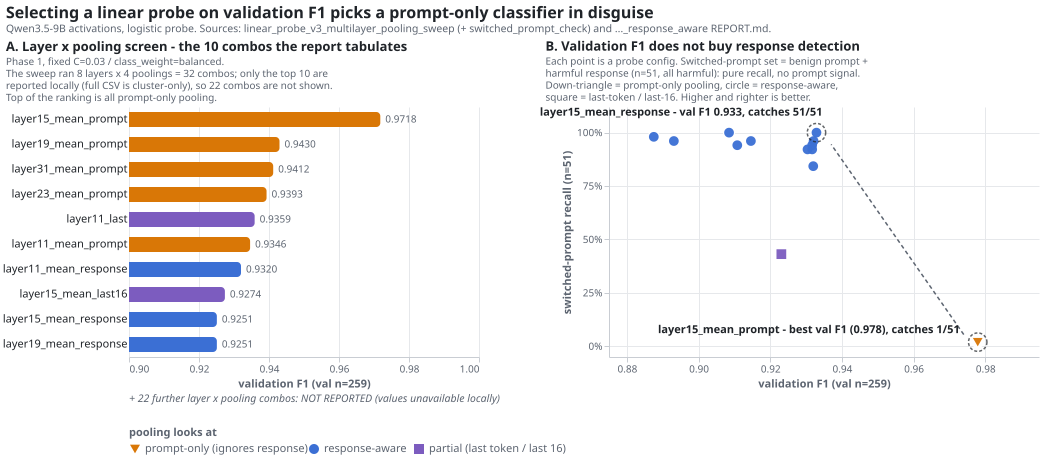

Recreate this plot in Python.
#!/usr/bin/env python
"""Appendix chart 2 -- "validation F1 silently selected a prompt-only probe".

Panel A: val F1 for the layer x pooling combos that are ACTUALLY REPORTED.
         The full 8x4 = 32-combo sweep CSV lives on the cluster only; the local
         REPORT.md tabulates just the top 10. The missing 22 combos are shown as
         an explicit "not reported locally" note -- no values are invented.
Panel B: val F1 (x) vs switched-prompt recall (y). The punchline: the val-F1
         winner (layer15_mean_prompt) catches 1/51 benign-prompt+harmful-response
         rows; the response-aware pick (layer15_mean_response) catches 51/51.

Sources (all read verbatim, nothing extrapolated):
  scripts/model/results/linear_probe_v3_multilayer_pooling_sweep/REPORT.md
  scripts/model/results/linear_probe_v3_multilayer_pooling_sweep/switched_prompt_check/REPORT.md
  scripts/model/results/linear_probe_v3_multilayer_pooling_sweep_response_aware/REPORT.md

Run:  /home/novaktj/aegis_env/bin/python chart2_layer_pooling_selection.py
"""

import os

import altair as alt
import pandas as pd
import vl_convert as vlc

OUT = os.path.join(os.path.dirname(os.path.abspath(__file__)),
                   "chart2_layer_pooling_selection.svg")

C_PROMPT = "#D97706"    # prompt-only pooling (ignores the response)
C_RESPONSE = "#3B6FD4"  # response-aware pooling
C_OTHER = "#7C5CBF"     # last / mean_last16 (partial response coverage)
INK = "#1F2328"
MUTED = "#5C6470"

# ---------------------------------------------------------------- Panel A data
# Phase 1, fixed config C=0.03 cw=balanced. Top 10 of 32 combos -- the only rows
# tabulated in the local report.
PHASE1 = [
    # layer, pooling, val_f1
    (15, "mean_prompt",   0.9718),
    (19, "mean_prompt",   0.9430),
    (31, "mean_prompt",   0.9412),
    (23, "mean_prompt",   0.9393),
    (11, "last",          0.9359),
    (11, "mean_prompt",   0.9346),
    (11, "mean_response", 0.9320),
    (15, "mean_last16",   0.9274),
    (15, "mean_response", 0.9251),
    (19, "mean_response", 0.9251),
]

FAMILY = {
    "mean_prompt": "prompt-only (ignores response)",
    "mean_response": "response-aware",
    "last": "partial (last token / last 16)",
    "mean_last16": "partial (last token / last 16)",
}
FAM_ORDER = ["prompt-only (ignores response)", "response-aware",
             "partial (last token / last 16)"]
FAM_RANGE = [C_PROMPT, C_RESPONSE, C_OTHER]
# explicit descending-F1 order (layered charts ignore sort="-x")
SORT_A = [f"layer{l}_{p}" for l, p, _f in PHASE1]

dfA = pd.DataFrame(
    [{"layer": l, "pooling": p, "val_f1": f,
      "family": FAMILY[p], "label": f"layer{l}_{p}"} for l, p, f in PHASE1]
)

# ---------------------------------------------------------------- Panel B data
# (a) response-aware sweep top-10: val_f1 AND switched_recall for each config.
RESP_AWARE = [
    ("layer15_mean_response__C0.003_cw_harmful_x2", 15, 0.9329, 1.0000),
    ("layer27_mean_response__C0.003_cw_harmful_x2", 27, 0.9085, 1.0000),
    ("layer19_mean_response__C0.003_cw_harmful_x2", 19, 0.9321, 0.9608),
    ("layer23_mean_response__C0.003_cw_harmful_x2", 23, 0.9146, 0.9608),
    ("layer15_mean_response__C0.01_cw_harmful_x2",  15, 0.9317, 0.9412),
    ("layer31_mean_response__C0.003_cw_harmful_x2", 31, 0.8875, 0.9804),
    ("layer31_mean_response__C0.01_cw_harmful_x2",  31, 0.8931, 0.9608),
    ("layer19_mean_response__C0.01_cw_harmful_x2",  19, 0.9317, 0.9216),
    ("layer15_mean_response__C0.003_cw_none",       15, 0.9304, 0.9216),
    ("layer27_mean_response__C0.01_cw_harmful_x2",  27, 0.9108, 0.9412),
]

rowsB = [{"config": c, "val_f1": f, "switched_recall": r,
          "family": "response-aware", "hits": f"{round(r * 51)}/51",
          "note": ""} for c, _l, f, r in RESP_AWARE]

# (b) the three probes from the switched-prompt stress test. val F1 for
#     layer15_mean_prompt is its phase-2 winning config (0.9779); layer27_last is
#     the attempt-2 locked probe (0.9231). layer11_mean_response's switched recall
#     (0.8431) comes from that same file -- its val F1 under the fixed phase-1
#     config is 0.9320.
rowsB += [
    {"config": "layer15_mean_prompt  (val-F1 winner)", "val_f1": 0.9779,
     "switched_recall": 0.0196, "family": "prompt-only (ignores response)",
     "hits": "1/51", "note": "picked by val F1"},
    {"config": "layer27_last  (v2 locked probe)", "val_f1": 0.9231,
     "switched_recall": 0.4314, "family": "partial (last token / last 16)",
     "hits": "22/51", "note": ""},
    {"config": "layer11_mean_response  (stress-test run)", "val_f1": 0.9320,
     "switched_recall": 0.8431, "family": "response-aware", "hits": "43/51",
     "note": ""},
]
dfB = pd.DataFrame(rowsB)

ANNOT = pd.DataFrame([
    {"val_f1": 0.9779, "switched_recall": 0.0196,
     "text": "layer15_mean_prompt - best val F1 (0.978), catches 1/51",
     "dx": -18, "dy": -12, "align": "right"},
    {"val_f1": 0.9329, "switched_recall": 1.0000,
     "text": "layer15_mean_response - val F1 0.933, catches 51/51",
     "dx": 6, "dy": -20, "align": "right"},
])
HILITE = ANNOT[["val_f1", "switched_recall"]]

# ---------------------------------------------------------------------- Panel A
baseA = alt.Chart(dfA)
barsA = baseA.mark_bar(cornerRadiusEnd=4, height=15).encode(
    x=alt.X("val_f1:Q",
            scale=alt.Scale(domain=[0.90, 1.0], clamp=True),
            axis=alt.Axis(title="validation F1 (val n=259)", format=".2f",
                          grid=True, gridColor="#E6E8EB", tickCount=6)),
    y=alt.Y("label:N", sort=SORT_A, title=None,
            axis=alt.Axis(labelFontSize=11, labelColor=INK, domain=False,
                          ticks=False)),
    color=alt.Color("family:N",
                    scale=alt.Scale(domain=FAM_ORDER, range=FAM_RANGE),
                    legend=alt.Legend(title="pooling looks at",
                                      orient="bottom", direction="horizontal",
                                      columns=3, labelFontSize=11,
                                      titleFontSize=11, symbolType="square")),
)
labA = baseA.mark_text(align="left", dx=5, fontSize=10, color=MUTED).encode(
    x=alt.X("val_f1:Q", scale=alt.Scale(domain=[0.90, 1.0], clamp=True)),
    y=alt.Y("label:N", sort=SORT_A),
    text=alt.Text("val_f1:Q", format=".4f"),
)
panelA = (barsA + labA).properties(
    width=350, height=250,
    title=alt.TitleParams(
        "A. Layer x pooling screen - the 10 combos the report tabulates",
        subtitle=["Phase 1, fixed C=0.03 / class_weight=balanced.",
                  "The sweep ran 8 layers x 4 poolings = 32 combos; only the top 10 are",
                  "reported locally (full CSV is cluster-only), so 22 combos are not shown.",
                  "Top of the ranking is all prompt-only pooling."],
        anchor="start", fontSize=13, subtitleFontSize=10, subtitleColor=MUTED),
)

# Explicit marker for the 22 combos whose values are not available on this machine.
missing = alt.Chart(pd.DataFrame([{"t": ""}])).mark_text(
    align="left", x=0, y=8, fontSize=10.5, fontStyle="italic", color=MUTED,
    text="+ 22 further layer x pooling combos: NOT REPORTED (values unavailable locally)",
).properties(width=350, height=18)
panelA = alt.vconcat(panelA, missing, spacing=2)

# ---------------------------------------------------------------------- Panel B
baseB = alt.Chart(dfB)
xB = alt.X("val_f1:Q", scale=alt.Scale(domain=[0.875, 0.995]),
           axis=alt.Axis(title="validation F1 (val n=259)", format=".2f",
                         grid=True, gridColor="#E6E8EB", tickCount=5))
yB = alt.Y("switched_recall:Q", scale=alt.Scale(domain=[-0.05, 1.12]),
           axis=alt.Axis(title="switched-prompt recall (n=51)", format=".0%",
                         grid=True, gridColor="#E6E8EB", values=[0, .25, .5, .75, 1]))

ring = baseB.mark_point(filled=True, size=150, opacity=1,
                        color="#FFFFFF").encode(x=xB, y=yB)
dots = baseB.mark_point(filled=True, size=95, opacity=0.95).encode(
    x=xB, y=yB,
    color=alt.Color("family:N",
                    scale=alt.Scale(domain=FAM_ORDER, range=FAM_RANGE),
                    legend=None),
    shape=alt.Shape("family:N", scale=alt.Scale(
        domain=FAM_ORDER, range=["triangle-down", "circle", "square"]),
        legend=None),
    tooltip=["config:N", "val_f1:Q", "switched_recall:Q", "hits:N"],
)
hl = alt.Chart(HILITE).mark_point(size=340, shape="circle", filled=False,
                                  stroke=INK, strokeWidth=1.5,
                                  strokeDash=[3, 2]).encode(x=xB, y=yB)
ann = alt.layer(*[
    alt.Chart(ANNOT.iloc[[i]]).mark_text(
        fontSize=11, fontWeight="bold", color=INK,
        dx=int(ANNOT.iloc[i]["dx"]), dy=int(ANNOT.iloc[i]["dy"]),
        align=ANNOT.iloc[i]["align"],
    ).encode(x=xB, y=yB, text="text:N")
    for i in range(len(ANNOT))
])
arrow = alt.Chart(pd.DataFrame([{"x": 0.9740, "y": 0.055,
                                 "x2": 0.9370, "y2": 0.945}])).mark_line(
    color=MUTED, strokeWidth=1.5, strokeDash=[4, 3]).encode(
    x=alt.X("x:Q", scale=alt.Scale(domain=[0.875, 0.995])),
    y=alt.Y("y:Q", scale=alt.Scale(domain=[-0.05, 1.12])),
    x2="x2:Q", y2="y2:Q")

panelB = (arrow + ring + dots + hl + ann).properties(
    width=430, height=250,
    title=alt.TitleParams(
        "B. Validation F1 does not buy response detection",
        subtitle=["Each point is a probe config. Switched-prompt set = benign prompt +",
                  "harmful response (n=51, all harmful): pure recall, no prompt signal.",
                  "Down-triangle = prompt-only pooling, circle = response-aware,",
                  "square = last-token / last-16. Higher and righter is better."],
        anchor="start", fontSize=13, subtitleFontSize=10, subtitleColor=MUTED),
)

chart = (
    alt.hconcat(panelA, panelB, spacing=34)
    .properties(title=alt.TitleParams(
        "Selecting a linear probe on validation F1 picks a prompt-only classifier in disguise",
        subtitle=["Qwen3.5-9B activations, logistic probe. Sources: linear_probe_v3_multilayer_pooling_sweep "
                  "(+ switched_prompt_check) and ..._response_aware REPORT.md."],
        anchor="start", fontSize=16, subtitleFontSize=10.5, subtitleColor=MUTED,
        offset=6))
    .configure_view(stroke=None)
    .configure_axis(labelColor=MUTED, titleColor=MUTED, titleFontSize=11,
                    labelFontSize=10, domainColor="#C9CDD3", tickColor="#C9CDD3")
    .configure_title(color=INK)
    .configure_legend(labelColor=MUTED, titleColor=MUTED)
)

if __name__ == "__main__":
    svg = vlc.vegalite_to_svg(chart.to_json())
    with open(OUT, "w") as fh:
        fh.write(svg)
    print("wrote", OUT)
